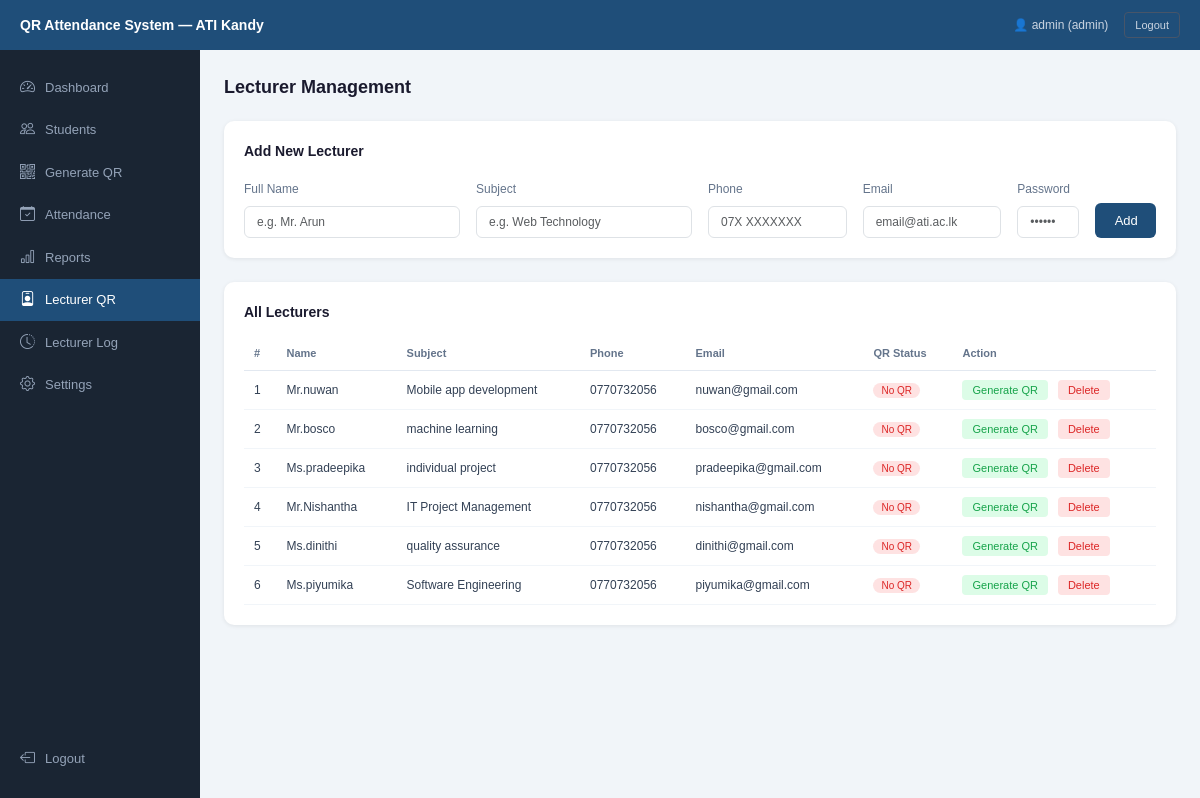
Screenshot of /qr_attendance/lecturer_qr.php (signed in) with the database file from the repository.
### tables this page shows
CREATE TABLE `users` (
  `id` int(11) NOT NULL,
  `name` varchar(100) DEFAULT NULL,
  `email` varchar(100) DEFAULT NULL,
  `password` varchar(255) DEFAULT NULL,
  `role` enum('admin','lecturer') NOT NULL,
  `qr_token` varchar(255) DEFAULT NULL,
  `subject` varchar(100) DEFAULT NULL,
  `phone` varchar(20) DEFAULT NULL
);

### qr_attendance/lecturer_qr.php (the view, shortened to what this page needs)
<?php
include 'db_connect.php';
$lecturers = mysqli_query($conn, "SELECT * FROM users WHERE role='lecturer' ORDER BY id DESC");
?>
<!DOCTYPE html>
<html>
<head>
    <link href="https://cdn.jsdelivr.net/npm/bootstrap@5.3.0/dist/css/bootstrap.min.css" rel="stylesheet">
    <link href="https://cdn.jsdelivr.net/npm/bootstrap-icons@1.10.5/font/bootstrap-icons.css" rel="stylesheet">
</head>
<body>
<div class="topbar">
    <div class="topbar-title">QR Attendance System — ATI Kandy</div>
    <div class="d-flex align-items-center gap-3">
        <span style="font-size:12px; color:#cbd5e1;">👤 <?php echo $_SESSION['name']; ?> (<?php echo $_SESSION['role']; ?>)</span>
        <a href="logout.php"><button class="logout-btn">Logout</button></a>
    </div>
</div>
<div class="sidebar">
    <a href="dashboard.php" class="sidebar-item <?php echo basename($_SERVER['PHP_SELF'])=='dashboard.php' ? 'active' : ''; ?>">
        <i class="bi bi-speedometer2"></i> Dashboard
    </a>
    <?php if($_SESSION['role'] == 'admin'): ?>
        <a href="students.php" class="sidebar-item <?php echo basename($_SERVER['PHP_SELF'])=='students.php' ? 'active' : ''; ?>">
            <i class="bi bi-people"></i> Students
        </a>
        <a href="generate_qr.php" class="sidebar-item <?php echo basename($_SERVER['PHP_SELF'])=='generate_qr.php' ? 'active' : ''; ?>">
            <i class="bi bi-qr-code"></i> Generate QR
        </a>
        <a href="attendance.php" class="sidebar-item <?php echo basename($_SERVER['PHP_SELF'])=='attendance.php' ? 'active' : ''; ?>">
            <i class="bi bi-calendar-check"></i> Attendance
        </a>
        <a href="reports.php" class="sidebar-item <?php echo basename($_SERVER['PHP_SELF'])=='reports.php' ? 'active' : ''; ?>">
            <i class="bi bi-bar-chart"></i> Reports
        </a>
        <a href="lecturer_qr.php" class="sidebar-item <?php echo basename($_SERVER['PHP_SELF'])=='lecturer_qr.php' ? 'active' : ''; ?>">
            <i class="bi bi-person-badge"></i> Lecturer QR
        </a>
        <a href="lecturer_attendance.php" class="sidebar-item <?php echo basename($_SERVER['PHP_SELF'])=='lecturer_attendance.php' ? 'active' : ''; ?>">
            <i class="bi bi-clock-history"></i> Lecturer Log
        </a>
        <a href="settings.php" class="sidebar-item <?php echo basename($_SERVER['PHP_SELF'])=='settings.php' ? 'active' : ''; ?>">
            <i class="bi bi-gear"></i> Settings
        </a>
    <?php endif; ?>
    <a href="logout.php" class="sidebar-item"
       style="position:absolute; bottom:20px; width:100%;">
        <i class="bi bi-box-arrow-left"></i> Logout
    </a>
</div>
<div class="main">
    <div class="page-title">Lecturer Management</div>
    <div class="card-box">
        <div class="card-box-title">Add New Lecturer</div>
        <form method="POST">
            <div class="row g-3">
                <div class="col-md-3">
                    <label class="form-label">Full Name</label>
                    <input type="text" name="name" class="form-control"
                           placeholder="e.g. Mr. Arun" required>
                </div>
                <div class="col-md-3">
                    <label class="form-label">Subject</label>
                    <input type="text" name="subject" class="form-control"
                           placeholder="e.g. Web Technology">
                </div>
                <div class="col-md-2">
                    <label class="form-label">Phone</label>
                    <input type="text" name="phone" class="form-control"
                           placeholder="07X XXXXXXX">
                </div>
                <div class="col-md-2">
                    <label class="form-label">Email</label>
                    <input type="email" name="email" class="form-control"
                           placeholder="email@ati.ac.lk" required>
                </div>
                <div class="col-md-1">
                    <label class="form-label">Password</label>
                    <input type="password" name="password" class="form-control"
                           placeholder="••••••" required>
                </div>
                <div class="col-md-1 d-flex align-items-end">
                    <button type="submit" name="add_lecturer" class="btn-add w-100">Add</button>
                </div>
            </div>
        </form>
    </div>
    <div class="card-box">
        <div class="card-box-title">All Lecturers</div>
        <table>
            <thead>
                <tr>
                    <th>#</th>
                    <th>Name</th>
                    <th>Subject</th>
                    <th>Phone</th>
                    <th>Email</th>
                    <th>QR Status</th>
                    <th>Action</th>
                </tr>
            </thead>
            <tbody>
                <?php
                $i = 1;
                if(mysqli_num_rows($lecturers) > 0){
                    while($row = mysqli_fetch_assoc($lecturers)){
                        $qr_status = $row['qr_token'] ?
                            '<span class="badge-has-qr">QR Generated</span>' :
                            '<span class="badge-no-qr">No QR</span>';
                        echo "<tr>
                            <td>{$i}</td>
                            <td>{$row['name']}</td>
                            <td>{$row['subject']}</td>
                            <td>{$row['phone']}</td>
                            <td>{$row['email']}</td>
                            <td>{$qr_status}</td>
                            <td>
                                <a href='lecturer_qr.php?generate={$row['id']}' class='btn-genqr'>Generate QR</a>
                                &nbsp;
                                <a href='lecturer_qr.php?delete={$row['id']}' class='btn-delete' onclick='return confirm(\"Delete this lecturer?\")'>Delete</a>
                            </td>
                        </tr>";
                        $i++;
                    }
                } else {
                    echo "<tr><td colspan='7' style='text-align:center; color:#94a3b8; padding:20px;'>No lecturers added yet</td></tr>";
                }
                ?>
            </tbody>
        </table>
    </div>
</div>
</body>
</html>

### qr_attendance/lecturer_qr.php (style rules this page uses)
* { box-sizing: border-box; margin: 0; padding: 0; }
body { font-family: Arial, sans-serif; background: #f1f5f9; }
.topbar { background: #1F4E79; color: #fff; padding: 12px 20px; display: flex; justify-content: space-between; align-items: center; position: fixed; top: 0; left: 0; right: 0; z-index: 100; height: 50px; }
.topbar-title { font-size: 14px; font-weight: 600; }
.sidebar { position: fixed; top: 50px; left: 0; width: 200px; height: calc(100vh - 50px); background: #1a2533; padding: 16px 0; z-index: 99; }
.sidebar-item { display: flex; align-items: center; gap: 10px; padding: 10px 20px; color: #94a3b8; font-size: 13px; text-decoration: none; }
.sidebar-item.active { background: #1F4E79; color: #fff; }
.sidebar-item i { font-size: 15px; }
.main { margin-left: 200px; margin-top: 50px; padding: 24px; }
.page-title { font-size: 18px; font-weight: 600; color: #1a1a2e; margin-bottom: 20px; }
.card-box { background: #fff; border-radius: 10px; padding: 20px; box-shadow: 0 1px 4px rgba(0,0,0,0.08); margin-bottom: 24px; }
.card-box-title { font-size: 14px; font-weight: 600; color: #1a1a2e; margin-bottom: 14px; }
.form-label { font-size: 12px; color: #64748b; }
.form-control { font-size: 12px; }
.btn-add { background: #1F4E79; color: #fff; border: none; padding: 8px 20px; border-radius: 6px; font-size: 13px; cursor: pointer; }
table { width: 100%; border-collapse: collapse; }
th { font-size: 11px; color: #64748b; text-align: left; padding: 8px 10px; border-bottom: 1px solid #e2e8f0; font-weight: 600; }
td { font-size: 12px; color: #334155; padding: 10px; border-bottom: 0.5px solid #f1f5f9; }
.btn-delete { background: #fee2e2; color: #dc2626; border: none; padding: 4px 10px; border-radius: 4px; font-size: 11px; cursor: pointer; text-decoration: none; }
.btn-genqr { background: #dcfce7; color: #16a34a; border: none; padding: 4px 10px; border-radius: 4px; font-size: 11px; cursor: pointer; text-decoration: none; }
.badge-no-qr { background: #fee2e2; color: #dc2626; font-size: 10px; padding: 2px 8px; border-radius: 20px; }
.logout-btn { background: none; border: 1px solid #475569; color: #cbd5e1; font-size: 11px; padding: 4px 10px; border-radius: 4px; cursor: pointer; }

### rows the page displays
users: name "Mr.nuwan", subject "Mobile app development", phone "0770732056", email "nuwan@gmail.com", shows "No QR"
users: name "Mr.bosco", subject "machine learning", phone "0770732056", email "bosco@gmail.com", shows "No QR"
users: name "Ms.pradeepika", subject "individual project", phone "0770732056", email "pradeepika@gmail.com", shows "No QR"
users: name "Mr.Nishantha", subject "IT Project Management", phone "0770732056", email "nishantha@gmail.com", shows "No QR"
users: name "Ms.dinithi", subject "quality assurance", phone "0770732056", email "dinithi@gmail.com", shows "No QR"
users: name "Ms.piyumika", subject "Software Engineering", phone "0770732056", email "piyumika@gmail.com", shows "No QR"

### other values shown
$_SESSION['name'] "admin"
$_SESSION['role'] "admin"
